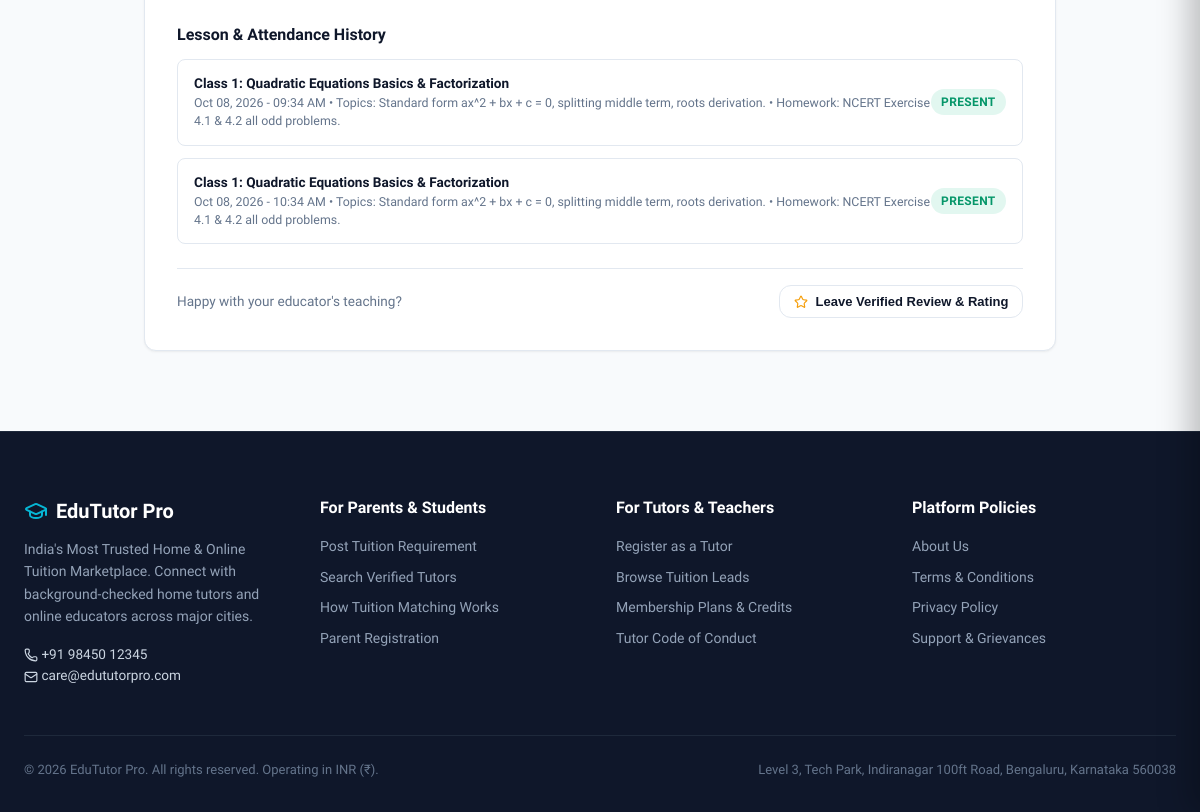
The page /parents/tuitions/ (signed in, lower part) on the database as committed earlier.
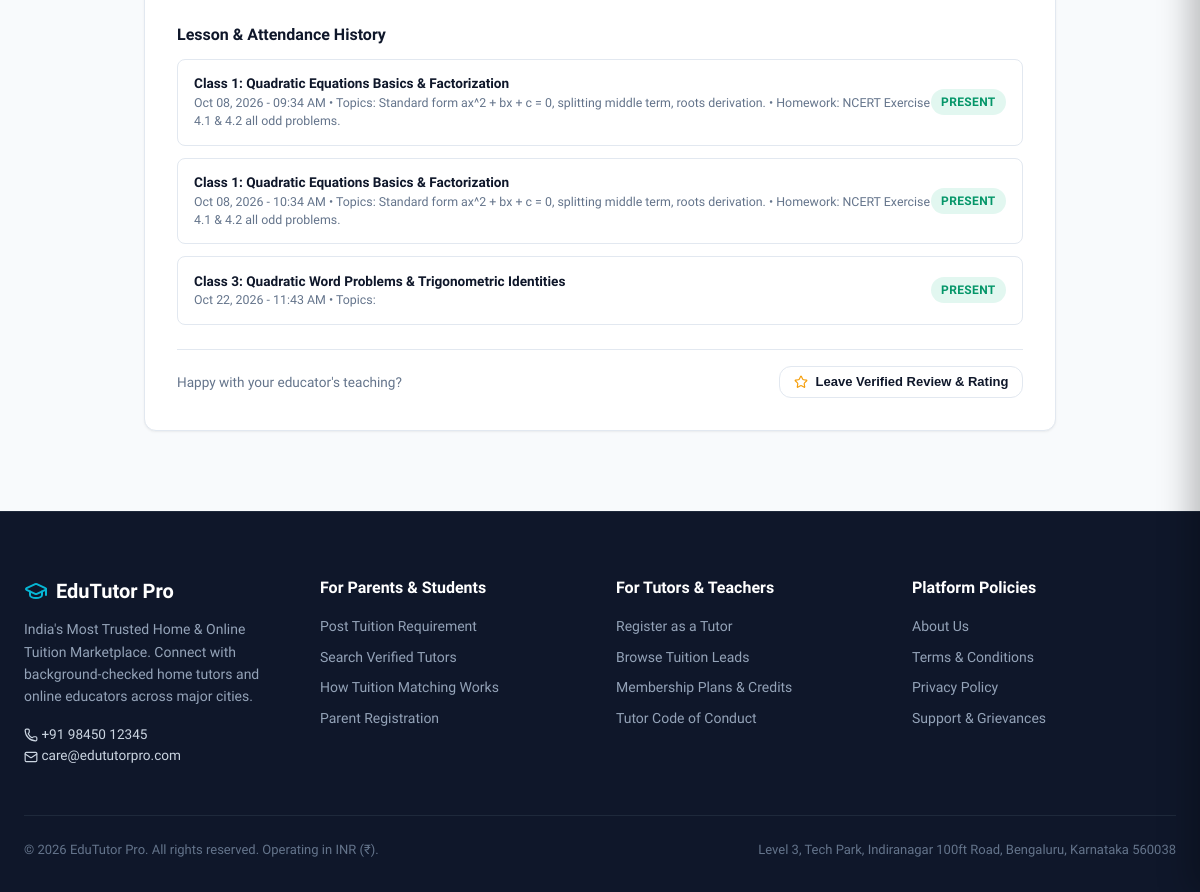
The same page on the database as committed later.
### apps/engagements/models.py (models this page shows, shortened)
class TuitionEngagement(models.Model):
    class Status(models.TextChoices):
        ACTIVE = 'ACTIVE', _('Active & Ongoing')
        COMPLETED = 'COMPLETED', _('Successfully Completed')
        TERMINATED = 'TERMINATED', _('Discontinued / Cancelled')
        ON_HOLD = 'ON_HOLD', _('Temporarily On Hold')
        DISPUTED = 'DISPUTED', _('Under Dispute')
    class BillingCycle(models.TextChoices):
        MONTHLY = 'MONTHLY', _('Monthly')
        PER_CLASS = 'PER_CLASS', _('Per Session / Class')
        HOURLY = 'HOURLY', _('Hourly')
    engagement_id = models.CharField(max_length=30, unique=True, db_index=True)
    requirement = models.ForeignKey(TuitionRequirement, on_delete=models.CASCADE, related_name='engagements')
    tutor = models.ForeignKey(TutorProfile, on_delete=models.CASCADE, related_name='engagements')
    parent = models.ForeignKey(ParentProfile, on_delete=models.CASCADE, related_name='engagements')
    student = models.ForeignKey(StudentProfile, on_delete=models.SET_NULL, null=True, blank=True, related_name='engagements')
    agreed_subjects = models.CharField(max_length=255)
    agreed_fee = models.DecimalField(max_digits=10, decimal_places=2, help_text=_('Agreed tuition fee amount'))
    billing_cycle = models.CharField(max_length=20, choices=BillingCycle.choices, default=BillingCycle.MONTHLY)
    schedule_summary = models.CharField(max_length=255, default='Mon, Wed, Fri (5:00 PM - 6:30 PM)')
    start_date = models.DateField()
    end_date = models.DateField(null=True, blank=True)
    status = models.CharField(max_length=25, choices=Status.choices, default=Status.ACTIVE, db_index=True)
    total_classes_conducted = models.PositiveIntegerField(default=0)
    created_at = models.DateTimeField(auto_now_add=True)
    updated_at = models.DateTimeField(auto_now=True)

class LessonSchedule(models.Model):
    class Status(models.TextChoices):
        SCHEDULED = 'SCHEDULED', _('Scheduled')
        COMPLETED = 'COMPLETED', _('Completed')
        RESCHEDULED = 'RESCHEDULED', _('Rescheduled')
        CANCELLED = 'CANCELLED', _('Cancelled')
    engagement = models.ForeignKey(TuitionEngagement, on_delete=models.CASCADE, related_name='lessons')
    title = models.CharField(max_length=200, default='Regular Tuition Session')
    scheduled_datetime = models.DateTimeField()
    duration_minutes = models.PositiveIntegerField(default=60)
    status = models.CharField(max_length=20, choices=Status.choices, default=Status.SCHEDULED)
    meeting_link = models.URLField(max_length=500, blank=True)
    created_at = models.DateTimeField(auto_now_add=True)
    class Meta:
        ordering = ['scheduled_datetime']

class LessonRecord(models.Model):
    class Attendance(models.TextChoices):
        PRESENT = 'PRESENT', _('Present')
        ABSENT = 'ABSENT', _('Absent')
        LATE = 'LATE', _('Joined Late')
    lesson = models.OneToOneField(LessonSchedule, on_delete=models.CASCADE, related_name='record')
    attendance = models.CharField(max_length=20, choices=Attendance.choices, default=Attendance.PRESENT)
    topics_covered = models.TextField(help_text=_('Concepts and exercises taught during this session'))
    homework_assigned = models.TextField(blank=True)
    tutor_remarks = models.TextField(blank=True)
    parent_acknowledged = models.BooleanField(default=False)
    created_at = models.DateTimeField(auto_now_add=True)

### apps/parents/views.py (the view, shortened to what this page needs)
# urls.py: path('tuitions/', views.tuitions_list_view, name='tuitions'),
@login_required
def tuitions_list_view(request):
    if not request.user.is_parent:
        return redirect('accounts:dashboard_redirect')
    parent_prof = get_object_or_404(ParentProfile, user=request.user)
    engagements = TuitionEngagement.objects.filter(parent=parent_prof).select_related('tutor__user', 'student').prefetch_related('lessons__record', 'progress_reports')
    return render(request, 'parents/tuitions_list.html', {'engagements': engagements})

### apps/accounts/models.py (called while the page is built)
    @property
    def is_tutor(self):
        return self.role == self.Role.TUTOR

    @property
    def is_parent(self):
        return self.role == self.Role.PARENT

    @property
    def is_operations(self):
        return self.role in [self.Role.OPERATIONS, self.Role.SUPER_ADMIN] or self.is_superuser

    @property
    def is_super_admin(self):
        return self.role == self.Role.SUPER_ADMIN or self.is_superuser

    @property
    def display_name(self):
        name = f"{self.first_name} {self.last_name}".strip()
        return name if name else self.username

### apps/core/context_processors.py (called while the page is built)
def global_branding_and_theme(request):
    company = CompanySettings.get_settings()
    theme = ThemeSettings.get_settings()
    unread_notifications_count = 0
    if request.user.is_authenticated:
        try:
            unread_notifications_count = Notification.objects.filter(user=request.user, is_read=False).count()
        except Exception:
            unread_notifications_count = 0
    return {
        'company': company,
        'theme': theme,
        'unread_notifications_count': unread_notifications_count,
    }

### apps/parents/models.py (called while the page is built)
    @property
    def display_name(self):
        return self.user.display_name

### templates/parents/tuitions_list.html (shortened to what this page needs)
{% extends "base.html" %}
{% block content %}
<div class="container" style="padding-top: 2rem; padding-bottom: 5rem; max-width: 960px;">
  <div style="display: flex; flex-direction: column; gap: 2rem;">
    {% for eng in engagements %}
      <div class="card" style="padding: 2rem;">
        <h4 style="font-size: 1rem; font-weight: 700; margin-bottom: 0.75rem;">Lesson & Attendance History</h4>
        <div style="display: flex; flex-direction: column; gap: 0.75rem; margin-bottom: 1.5rem;">
          {% for lesson in eng.lessons.all|slice:":6" %}
            <div style="border: 1px solid var(--border); border-radius: 0.5rem; padding: 0.85rem 1rem; display: flex; justify-content: space-between; align-items: center; background: #ffffff; font-size: 0.85rem;">
              <div>
                <div style="font-weight: 700; color: var(--text);">{{ lesson.title }}</div>
                <div style="color: var(--text-muted); font-size: 0.775rem;">
                  {{ lesson.scheduled_datetime|date:"M d, Y - h:i A" }} • Topics: {{ lesson.record.topics_covered }}
                  {% if lesson.record.homework_assigned %}• Homework: {{ lesson.record.homework_assigned }}{% endif %}
                </div>
              </div>
              <span class="badge badge-success">{{ lesson.record.attendance|default:"Present" }}</span>
            </div>
          {% empty %}
            <p style="font-size: 0.85rem; color: var(--text-muted);">No lesson sessions logged yet.</p>
          {% endfor %}
        </div>
        <div style="border-top: 1px solid var(--border); padding-top: 1rem; display: flex; justify-content: space-between; align-items: center; flex-wrap: wrap; gap: 0.5rem;">
          <span style="font-size: 0.85rem; color: var(--text-muted);">Happy with your educator's teaching?</span>
          <button type="button" class="btn btn-secondary btn-sm" onclick="document.getElementById('review-modal-{{ eng.id }}').style.display='flex'">
            <i data-lucide="star" style="width: 14px; height: 14px; color: var(--accent);"></i> Leave Verified Review & Rating
          </button>
        </div>
      </div>
    {% endfor %}
  </div>
</div>
{% endblock %}

Rows that differ between the two databases and show on the page:
added LessonSchedule: title "Class 3: Quadratic Word Problems & Trigonometric Identities", scheduled_datetime "Oct 22, 2026 - 11:43 AM", record.attendance "PRESENT"
